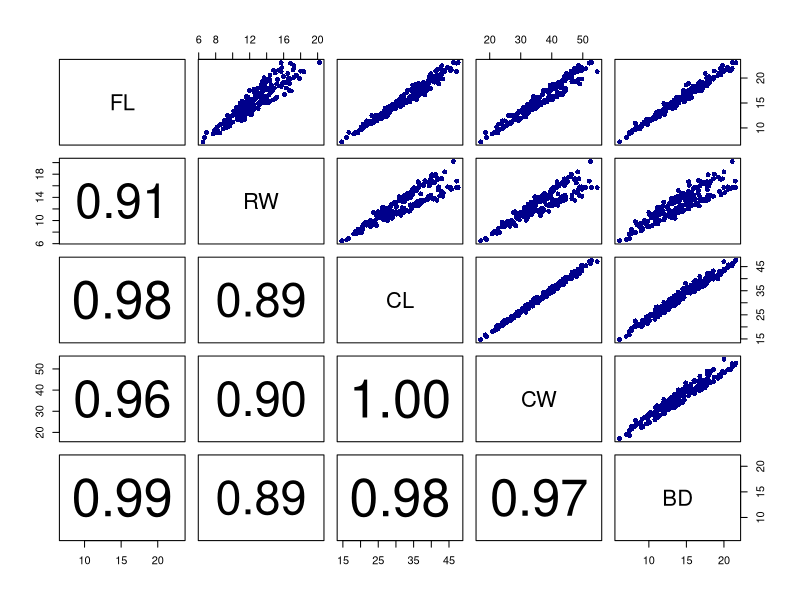
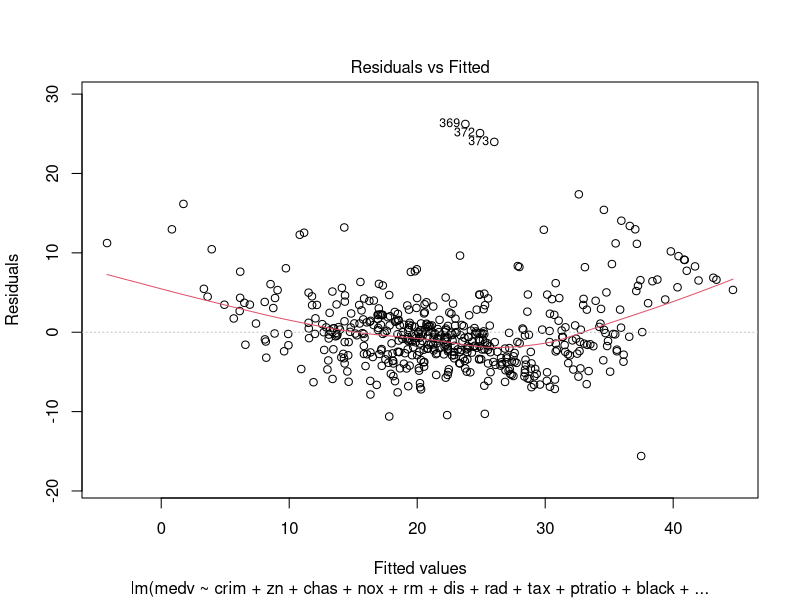
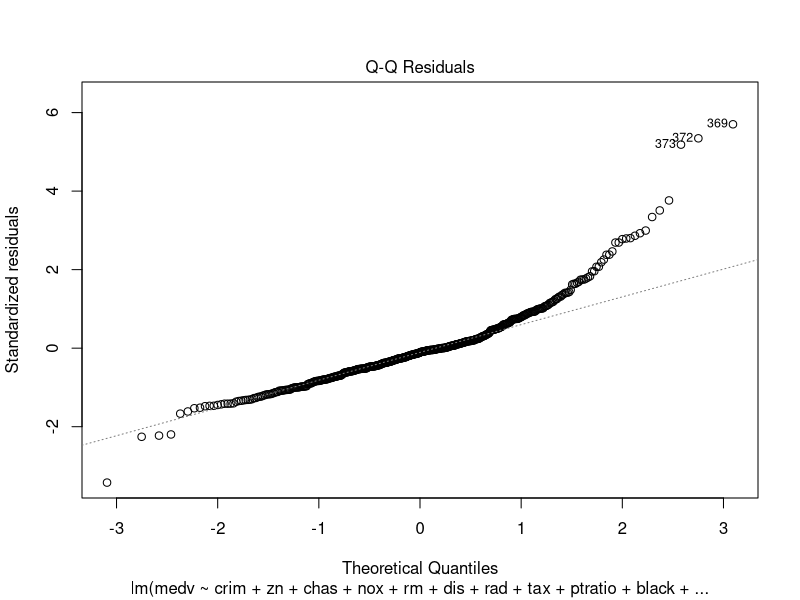
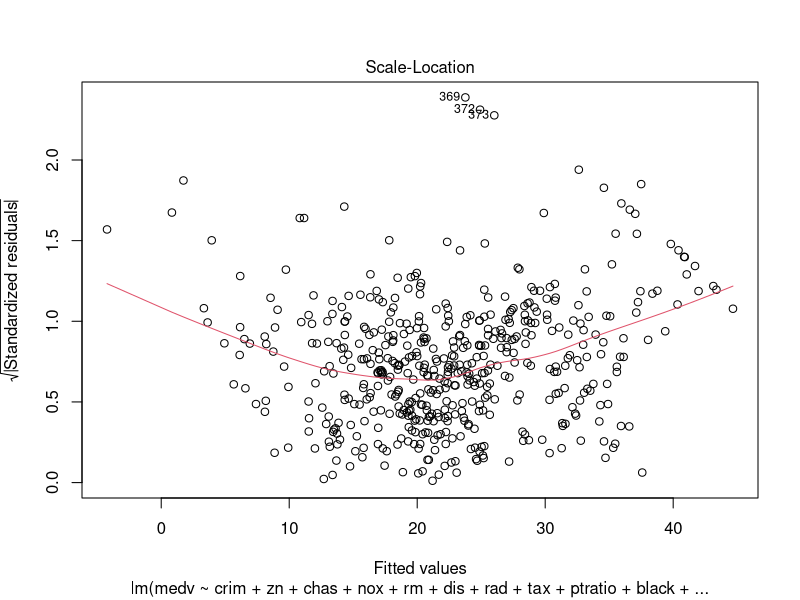
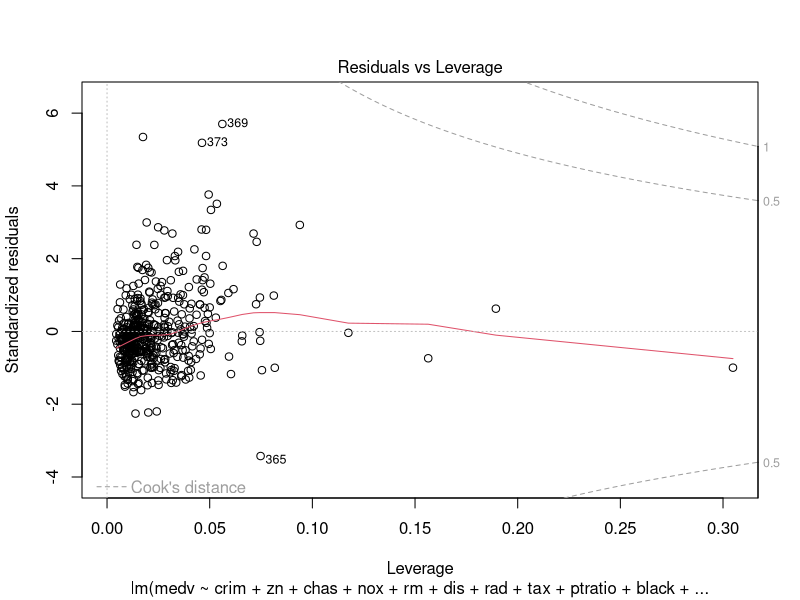

The R source for these figures, in order:
# June 15 in-class code

# 1. how to do "pairs"
# correlation function for "pairs"
# (copied from the help doc for the "pairs" function)
panel.cor <- function(x, y, digits = 2, prefix = "", cex.cor, ...)
{
  usr <- par("usr"); on.exit(par(usr))
  par(usr = c(0, 1, 0, 1))
  r <- abs(cor(x, y))
  txt <- format(c(r, 0.123456789), digits = digits)[1]
  txt <- paste0(prefix, txt)
  if(missing(cex.cor)) cex.cor <- 0.8/strwidth(txt)
  text(0.5, 0.5, txt, cex = cex.cor * r)
}

# do it for the crabs dataset
library(MASS)
data('crabs')
pairs(crabs[,4:8], pch=16, col='darkblue', lower.panel = panel.cor)


# 2. fit multiple linear regression, and do ANOVA on a MLR
data('Boston')
m1 = lm(medv ~ crim + chas, data=Boston)
summary(m1)
anova(m1)

# 3. stepwise selection
## backward
m_full = lm(medv ~ ., data=Boston)
step(m_full, direction = 'backward')

## forward
m_empty = lm(medv ~ 1, data=Boston)
step(m_empty, scope=formula(m_full), direction = 'forward')

# 4. checking conditions
m_best = lm(formula = medv ~ crim + zn + chas + nox + rm + dis + rad + 
              tax + ptratio + black + lstat, data = Boston)
plot(m_best)
